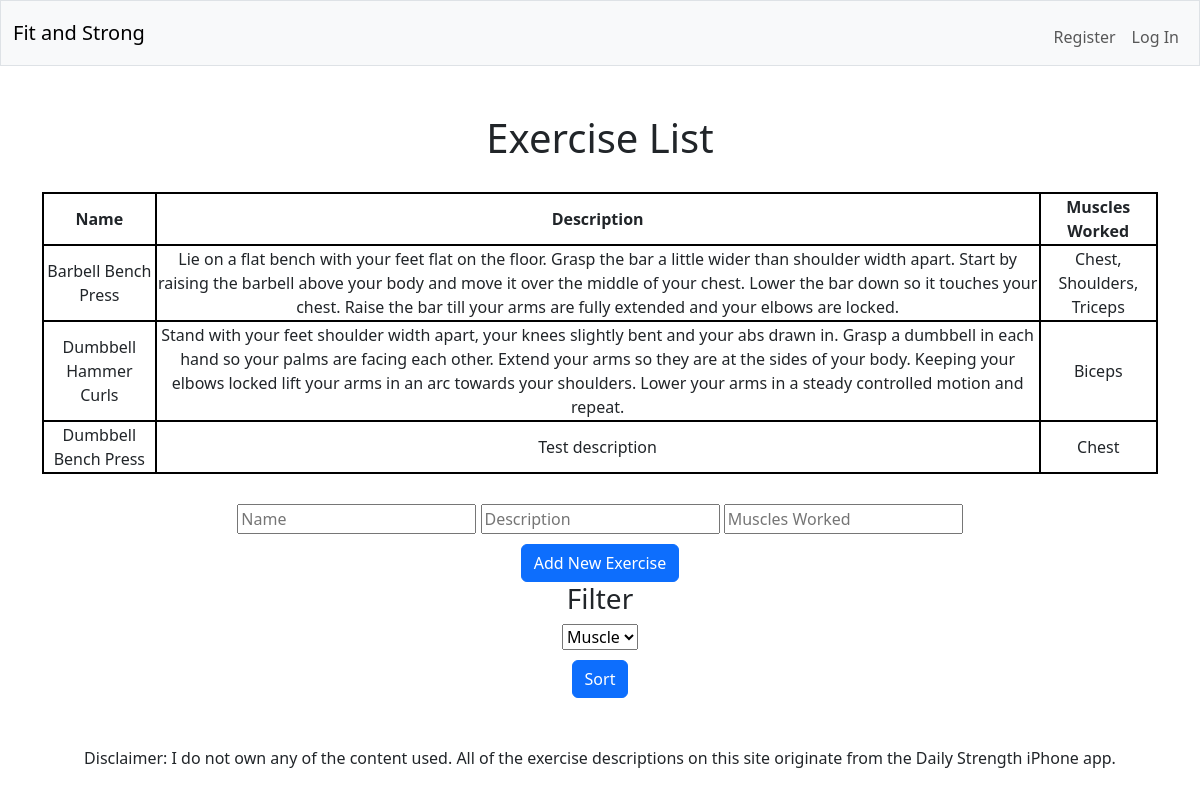
/exerciselist, run on an earlier commit of the app's database.
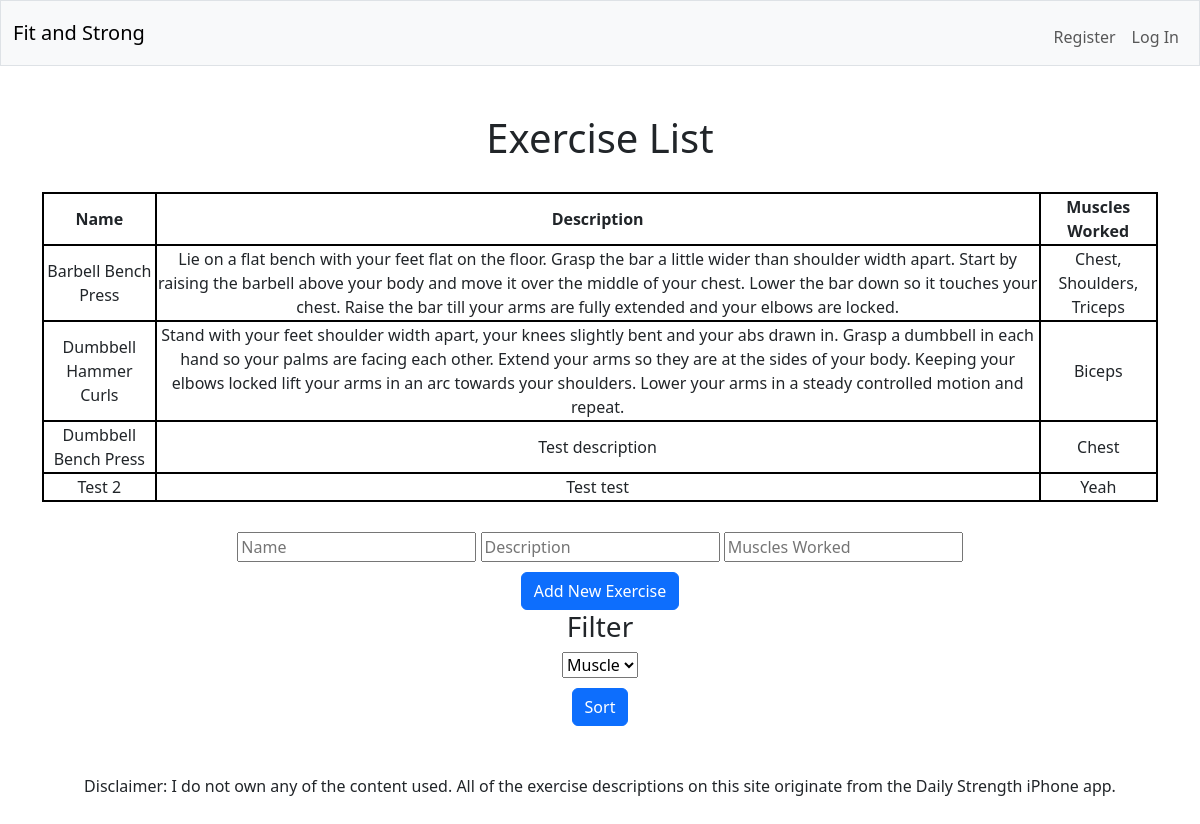
And on a later commit of the database.
### tables this page shows
CREATE TABLE "exercises" (
  "id" INTEGER,
  "name" TEXT NOT NULL,
  "description" TEXT NOT NULL,
  "muscles_used" TEXT NOT NULL,
  PRIMARY KEY("id")
);

### app.py (the view)
@app.route("/exerciselist", methods=["GET", "POST"])
def exerciselist():
    if request.method == "POST":
      name = request.form.get("exercise-name")
      desc = request.form.get("exercise-desc")
      muscles = request.form.get("exercise-muscles")
      db.execute(
        """INSERT INTO "exercises" ("name", "description", "muscles_used")
        VALUES (?, ?, ?)""",
        name, desc, muscles
      )
      return redirect("/exerciselist")
    else:
      exercises = db.execute("SELECT * FROM exercises;")
      return render_template("exerciselist.html", exercises=exercises)

### templates/exerciselist.html (shortened to what this page needs)
{% extends "layout.html" %}
{% block main %}
  <h1>Exercise List</h1>
  <table>
    <thead>
        <tr>
            <th>Name</th>
            <th>Description</th>
            <th>Muscles Worked</th>
        </tr>
    </thead>
    <tbody>
        {% for exercise in exercises %}
        <tr>
            <td>{{ exercise.name }}</td>
            <td>{{ exercise.description }}</td>
            <td>{{ exercise.muscles_used }}</td>
        </tr>
        {% endfor %}
    </tbody>
</table>
<form action="/exerciselist" method="post">
  <div>
      <input autocomplete="off" autofocus name="exercise-name" placeholder="Name" type="text">
      <input autocomplete="off" name="exercise-desc" placeholder="Description" type="text">
      <input autocomplete="off" name="exercise-muscles" placeholder="Muscles Worked" type="text">
  </div>
  <button type="submit" class="btn btn-primary">Add New Exercise</button>
</form>
<h3>Filter</h3>
<form action="/exerciselist" method="post">
  <div>
      <select name="muscle">
          <option disabled selected value="">Muscle</option>
      </select>
  </div>
  <button type="submit" class="btn btn-primary">Sort</button>
</form>
{% endblock %}

What changed in the data, as far as the page shows it:
added exercises: name "Test 2", description "Test test", muscles_used "Yeah"
